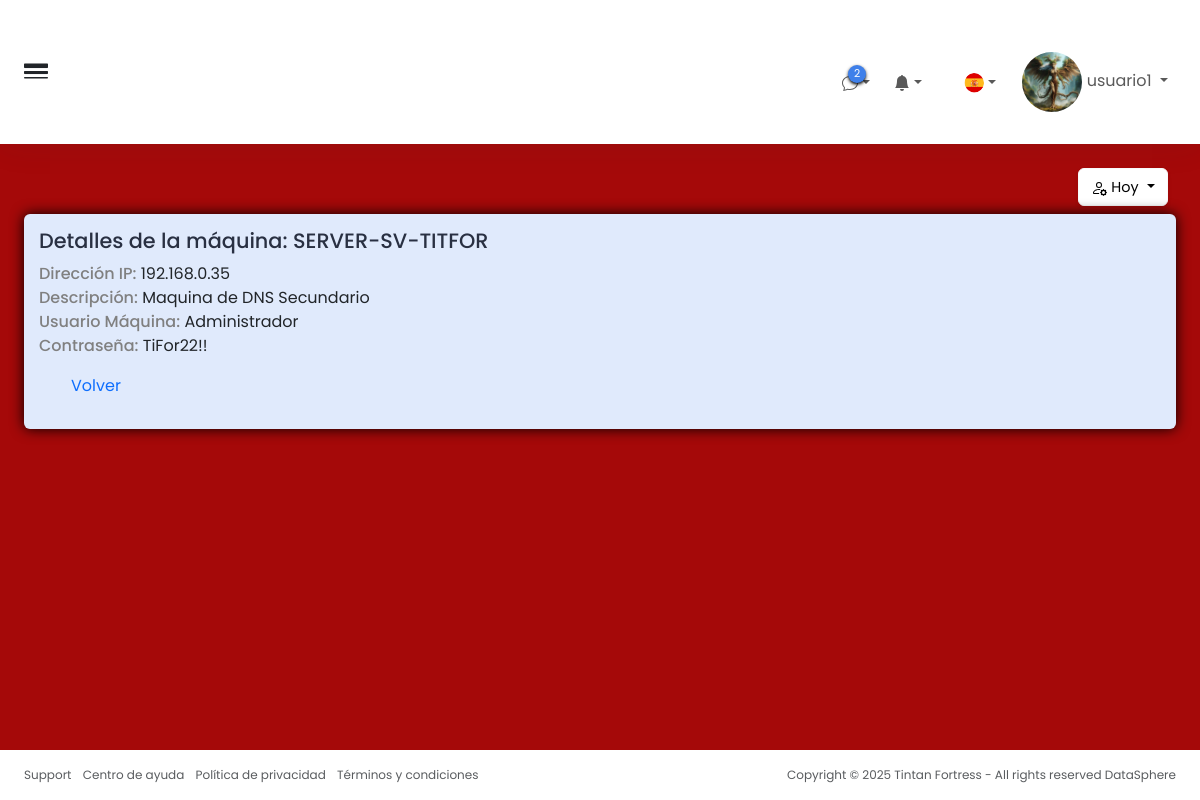
The page /detallesMaquina_pre.php?id=1 (signed in) on the database its author committed.
### tables this page shows
CREATE TABLE `usuarios` (
  `id` int(11) NOT NULL,
  `nombre_usuario` varchar(100) NOT NULL,
  `contraseña` text NOT NULL,
  `correo_electronico` varchar(255) DEFAULT NULL,
  `id_rol` int(11) NOT NULL,
  `creado_en` timestamp NOT NULL DEFAULT current_timestamp(),
  `imagen` varchar(255) DEFAULT NULL
);

CREATE TABLE `credenciales` (
  `id` int(11) NOT NULL,
  `id_maquina` int(11) NOT NULL,
  `usuario_maquina` varchar(100) NOT NULL,
  `contraseña` text NOT NULL,
  `creada_en` timestamp NOT NULL DEFAULT current_timestamp()
);

CREATE TABLE `maquinas` (
  `id` int(11) NOT NULL,
  `nombre` varchar(100) NOT NULL,
  `direccion_ip` varchar(45) NOT NULL,
  `puerto` int(11) NOT NULL DEFAULT 22,
  `descripcion` text DEFAULT NULL,
  `creada_en` timestamp NOT NULL DEFAULT current_timestamp()
);

### detallesMaquina_pre.php (the view, shortened to what this page needs)
<?php
try {
    include 'conexion.php';
    $nombreUsuario = $_SESSION['nombre'];
    $id_maquina = intval($_GET['id']);
    $sql = "SELECT m.nombre, m.direccion_ip, m.descripcion, c.usuario_maquina, c.contraseña
                FROM maquinas m
                LEFT JOIN credenciales c ON c.id_maquina = m.id
                WHERE m.id = :id";
    $stmt = $conn->prepare($sql);
    $stmt->execute([':id' => $id_maquina]);
    $maquina = $stmt->fetch(PDO::FETCH_ASSOC);
    $usuario_id = $_SESSION['usuario_id'];
    $sqlImagen = "SELECT imagen FROM usuarios WHERE id = :id";
    $stmtImagen = $conn->prepare($sqlImagen);
    $stmtImagen->execute([':id' => $usuario_id]);
    $imagenUsuario = $stmtImagen->fetchColumn();
    ?>
    <!DOCTYPE html>
    <html lang="es">
    <head>
        <link rel="stylesheet" href="css/index.css">
        <link href="https://cdn.jsdelivr.net/npm/bootstrap@5.3.6/dist/css/bootstrap.min.css" rel="stylesheet"
>
        <link rel="stylesheet" href="https://cdn.jsdelivr.net/npm/bootstrap-icons@1.13.1/font/bootstrap-icons.min.css">
        <link rel="stylesheet" href="css/usuarios.css">
    </head>
    <body>
        <div class="wrapper w-100 d-flex align-items-start justify-content-between bg-black">
            <div class="main">
                <nav
                    class="navbar-main d-flex justify-content-between align-items-center p-4 navbar navbar-expand navbar-light">
                    <span class="sidebar-toggle d-flex align-items-center fs-4">
                        <i class="bi bi-border-width" id=toggle></i>
                    </span>
                    <div class="navbar-collapse collapse">
                        <div class="navbar-align navbar-nav ms-auto">
                            <div class="me-2 nav-item dropdown d-flex position-relative">
                                <a id="element" class="d-flex align-items-center nav-link nav-icon dropdown-toggle"
                                    aria-expanded="true">
                                    <div class="position-relative">
                                        <span class="indicator">2</span>
                                    </div>
                                </a>
                            </div>
                            <div class="me-2 nav-item dropdown d-flex position-relative">
                                <a id="element" class="d-flex align-items-center nav-link nav-icon dropdown-toggle"
                                    aria-expanded="true">
                                    <div class="position-relative">
                                        <svg xmlns="http://www.w3.org/2000/svg" width="16" height="16" fill="currentColor"
                                            class="bi bi-bell-fill" viewBox="0 0 16 16">
                                            <path
                                                d="M8 16a2 2 0 0 0 2-2H6a2 2 0 0 0 2 2m.995-14.901a1 1 0 1 0-1.99 0A5 5 0 0 0 3 6c0 1.098-.5 6-2 7h14c-1.5-1-2-5.902-2-7 0-2.42-1.72-4.44-4.005-4.901" />
                                        </svg>
                                    </div>
                                </a>
                            </div>
                            <a href="#" type="button" class="nav-icon modes nav-link d-flex align-items-center"></a>
                            <div class="me-2 nav-item dropdown d-flex position-relative">
                                <a id="element"
                                    class="nav-flag d-flex align-items-center nav-icon nav-link  dropdown-toggle"
                                    aria-expanded="true">
                                    <div class="position-relative">
                                        <img src="img/españa.webp" alt="" class="img-fluid">
                                    </div>
                                </a>
                            </div>
                            <div class="nav-item dropdown nav-item-user">
                                <span class="d-none d-sm-inline-block nav-icon" aria-expanded="true">
                                    <a href="#" class="nav-link dropdown-toggle" aria-expanded="false">
                                        <img src="img/usuarios/<?= $imagenUsuario ?>" class="imgUSU">
                                        <span><?= htmlspecialchars($nombreUsuario) ?></span>
                                    </a>
                                </span>
                            </div>
                        </div>
                    </div>
                </nav>
                <div class="content">
                    <div class="p-0 container-fluid">
                        <div class="mb-2 mb-xl-2 row">
                            <div class="d-none d-sm-block col-auto">
                            </div>
                            <div class="ms-auto text-end mt-n1 col-auto">
                                <div class="d-inline me-2 dropdown">
                                    <button type="button" class="nav-icon bg-white shadow-sm dropdown-toggle btn btn-light"
                                        aria-expanded="true">
                                        <span style="font-size: .9rem;">Hoy</span>
                                    </button>
                                </div>
                            </div>
                        </div>
                        <div class="row">
                            <div class="d-flex w-100">
                                <div class="illustration flex-fill card border-0" style="background-color: #e0eafc;">
                                    <div class="detalles">
                                        <div class="p-0 d-flex flex-fill card-body">
                                            <ul>
                                                <li>
                                                    <h3>Detalles de la máquina: <?= htmlspecialchars($maquina['nombre']) ?>
                                                    </h3>
                                                </li>
                                                <li><strong>Dirección IP:</strong>
                                                    <?= htmlspecialchars($maquina['direccion_ip']) ?></li>
                                                <li><strong>Descripción:</strong>
                                                    <?= htmlspecialchars($maquina['descripcion']) ?></li>
                                                <li><strong>Usuario Máquina:</strong>
                                                    <?= htmlspecialchars($maquina['usuario_maquina']) ?></li>
                                                <li><strong>Contraseña:</strong>
                                                    <?= htmlspecialchars($maquina['contraseña']) ?>
                                                </li>
                                            </ul>
                                        </div>
                                        <div>
                                            <ol>
                                                <li>
                                                    <p><a href="conexionesMaquina.php">Volver</a></p>
                                                </li>
                                            </ol>
                                        </div>
                                    </div>
                                </div>
                            </div>
                        </div>
                    </div>
                </div>
                <footer class="footer bg-white py-3">
                    <div class="container-fluid">
                        <div class="text-muted row">
                            <div class="text-start d-flex col-6">
                                <ul class="list-inline mb-0">
                                    <li class="list-inline-item"><a href="#" class="text-muted">Support</a></li>
                                    <li class="list-inline-item"><a href="#" class="text-muted">Centro de ayuda</a></li>
                                    <li class="list-inline-item"><a href="#" class="text-muted">Política de privacidad</a>
                                    </li>
                                    <li class="list-inline-item"><a href="#" class="text-muted">Términos y condiciones</a>
                                    </li>
                                </ul>
                            </div>
                            <div class="text-end col-6">
                                <p class="mb-0">Copyright © 2025 Tintan Fortress - All rights reserved <a href="#"
                                        class="text-muted">DataSphere</a></p>
                            </div>
                        </div>
                    </div>
                </footer>
            </div>
        </div>
    </body>
    </html>
    <?php
} catch (PDOException $e) {
    die("Error en la conexión a la base de datos: " . $e->getMessage());
}
?>

### css/index.css (style rules this page uses)
* { margin: 0; padding: 0; box-sizing: border-box; list-style: none; text-decoration: none; font-family: "Poppins", serif; }
.dropdown { margin-top: 20px; }
.imgUSU { width: 60px; height: 60px; border-radius: 40px; }
.detalles { padding: 15px; }
:root { --color-primary: #202434; --color-primary-light: #293042; --color-accent-blue: #3f80ea; --color-white: white; --color-black: black; --color-gray-light: #ced4da; --color-gray-blue-trasnparent: #e2e8ee80 --transition-speed-fast: .4s ease-in-out; --transition-speed-slow: .6s ease-in-out; }
a { text-decoration: none !important; }
ul { padding-left: 0 !important; }
li { list-style: none !important; }
img { height: 20px; margin-left: 2px; }
h3 { color: white !important; }
.wrapper { width: 100%; align-items: stretch; display: flex; }
.main { display: flex; width: 100%; height: 100vh; overflow-y: scroll; min-width: 0; transition: margin-left .35s ease-in-out, left .35s ease-in-out, margin-right .35s ease-in-out, right .35s ease-in-out; flex-direction: column; }
.navbar-main { border-bottom: 0 !important; box-shadow: 0 0 2rem #2930421a !important; background-color: var(--color-white) !important; }
#toggle { cursor: pointer !important; }
.nav-item-user { cursor: pointer !important; }
.nav-item .indicator { background: #3f80ea; box-shadow: 0 .1rem .2rem black; border-radius: 50%; display: block; height: 18px; width: 18px; position: absolute; padding: 1px; top: -5px; right: -8px; text-align: center; font-size: .675rem; color: var(--color-white); transition: all .2s ease-in-out; }
.text-muted { color: rgba(108, 117, 125, .75); font-size: 12px; margin-bottom: 0; }
#element { cursor: pointer; }
.nav-flag img { height: 20px; width: 20px; border-radius: 50%; object-fit: cover; }
.content { padding: 2.5rem 2.5rem 1.5rem; flex: 1; direction: 1fr; background-color: rgb(165, 9, 9); }
.illustration { color: var(--color-accent-blue); }
.card { margin-bottom: 24px; box-shadow: 0 0 .875rem black; }
.card-body h3 { color: #293042 !important; font-weight: 500; font-size: 1.3rem; }
strong { font-weight: 500 !important; color: grey; font-style: .8rem; }
footer { padding: 1rem 0.75rem; background-color: var(--color-white); direction: ltr; }
@media (min-width: 1px) and (max-width:2570px) { .content { padding: 1.5rem !important; } }

### rows shown on the page
usuarios: imagen (picture)
credenciales: id_maquina.nombre "SERVER-SV-TITFOR", id_maquina.direccion_ip "192.168.0.35", id_maquina.descripcion "Maquina de DNS Secundario", usuario_maquina "Administrador", contraseña "TiFor22!!"

### other values the page prints
$nombreUsuario "usuario1"
